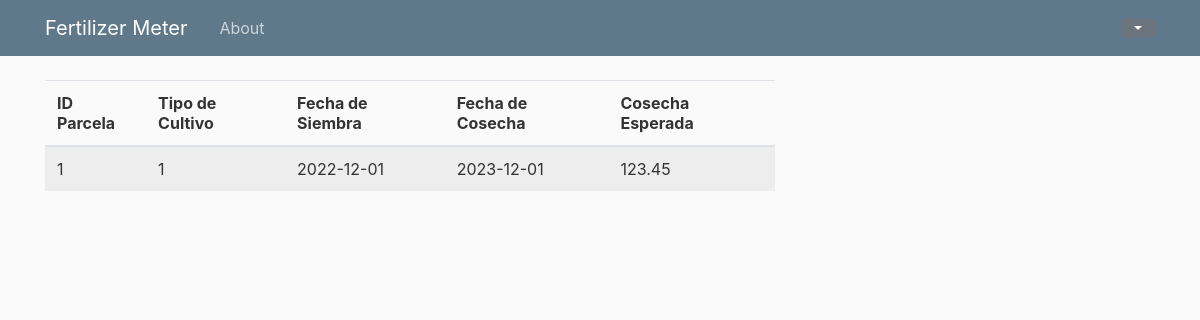
Page /land on the earlier database version.
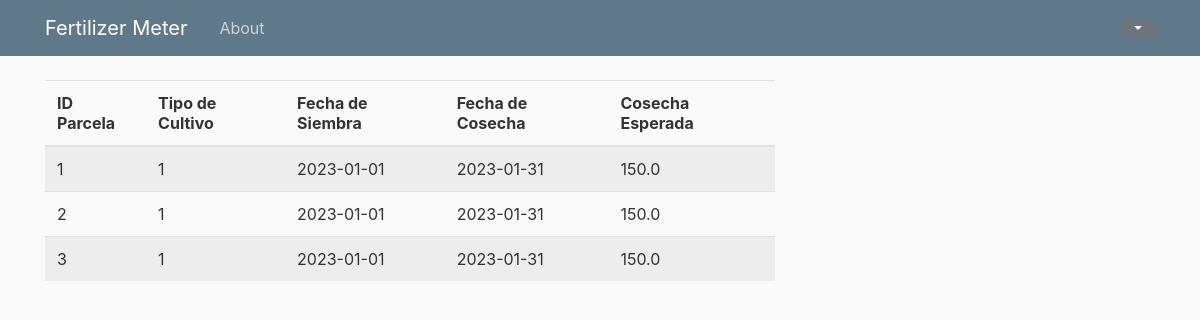
Same page on the later database version.
### WebApp/models.py (models this page shows)
class Farmland(db.Model):
    __tablename__ = 'farmlands'
    id = db.Column(db.Integer, primary_key=True)
    croptype_id = db.Column(db.Integer)
    sow_date = db.Column(db.Date)
    harvest_date = db.Column(db.Date)
    product_expected =  db.Column(db.Float)

### WebApp/routes.py (the view)
@app.route("/land")
def land_selection():
    lands = Farmland.query
    return render_template('land_selection.html', title='Land', lands=lands)

### WebApp/templates/land_selection.html (shortened to what this page needs)
{% extends "layout.html" %}
{% block content %}
  <table id="data" class="table table-striped">
    <thead>
      <tr>
        <th>ID Parcela</th>
        <th>Tipo de Cultivo</th>
        <th>Fecha de Siembra</th>
        <th>Fecha de Cosecha</th>
        <th>Cosecha Esperada</th>
      </tr>
    </thead>
    <tbody>
      {% for land in lands %}
        <tr>
          <td>{{ land.id }}</td>
          <td>{{ land.croptype_id }}</td>
          <td>{{ land.sow_date }}</td>
          <td>{{ land.harvest_date }}</td>
          <td>{{ land.product_expected }}</td>
        </tr>
      {% endfor %}
    </tbody>
  </table>
{% endblock %}

### WebApp/templates/layout.html (shortened to what this page needs)
<html>
<head>
    <link rel="stylesheet" href="https://maxcdn.bootstrapcdn.com/bootstrap/4.0.0/css/bootstrap.min.css">
    <link rel="stylesheet" type="text/css" href="{{ url_for('static', filename='main.css') }}">
    <link rel="stylesheet" type="text/css" href="https://cdn.datatables.net/1.10.25/css/dataTables.bootstrap5.css">
    <link rel="stylesheet" href="https://unpkg.com/leaflet@1.9.3/dist/leaflet.css"/>
    <link rel="stylesheet" href="https://unpkg.com/@geoman-io/leaflet-geoman-free@latest/dist/leaflet-geoman.css" />
    <link rel="stylesheet" href="https://cdnjs.cloudflare.com/ajax/libs/Leaflet.awesome-markers/2.0.2/leaflet.awesome-markers.css"/>
    <link rel="stylesheet" href="https://cdn.jsdelivr.net/gh/python-visualization/folium/folium/templates/leaflet.awesome.rotate.min.css"/>
    <link rel="stylesheet" href="https://maxcdn.bootstrapcdn.com/font-awesome/4.6.3/css/font-awesome.min.css"/>
    <link rel="stylesheet" href="https://cdnjs.cloudflare.com/ajax/libs/leaflet.draw/1.0.2/leaflet.draw.css"/>
    <link rel="stylesheet" href="https://unpkg.com/leaflet-control-geocoder/dist/Control.Geocoder.css"/>
</head>
<body>
    <header class="site-header">
      <nav class="navbar navbar-expand-md navbar-dark bg-steel fixed-top">
        <div class="container">
          <a class="navbar-brand mr-4" href="/">Fertilizer Meter</a>
          <div class="collapse navbar-collapse" id="navbarToggle">
            <div class="navbar-nav mr-auto">
              {% if current_user.is_authenticated %}
                  <a class="nav-item nav-link" href="{{ url_for('home') }}">Home</a>
                  <a class="nav-item nav-link" href="{{ url_for('about') }}">About</a>
                  <a class="nav-item nav-link" href="{{ url_for('land_selection') }}">Lands</a>
                  <a class="nav-item nav-link" href="{{ url_for('maps') }}">Indices</a>
                  <a class="nav-item nav-link" href="{{ url_for('insert_farmland_data') }}">Farmland</a>
                  <a class="nav-item nav-link" href="#">Fertilization</a>
              {% else %}
                  <a class="nav-item nav-link" href="{{ url_for('about') }}">About</a>
              {% endif %}
            </div>
            <div class="dropdown">
                <button class="btn btn-secondary dropdown-toggle" type="button" id="dropdownMenuButton" data-toggle="dropdown" aria-haspopup="true" aria-expanded="false"></button>
            </div>
          </div>
        </div>
      </nav>
    </header>
    <main role="main" class="container">
      <div class="row">
        <div class="col-md-8">
          {% block content %}{% endblock %}
        </div>
      </div>
    </main>
</body>
</html>

### WebApp/static/main.css (style rules this page uses)
body { background: #fafafa; color: #333333; margin-top: 5rem; }
.bg-steel { background-color: #5f788a; }
.site-header .navbar-nav .nav-link { color: #cbd5db; }

Differences in the rows shown:
changed Farmland id 1: sow_date "2022-12-01" → "2023-01-01"; harvest_date "2023-12-01" → "2023-01-31"; product_expected "123.45" → "150.0"
added Farmland: id "2", croptype_id "1", sow_date "2023-01-01", harvest_date "2023-01-31", product_expected "150.0"
added Farmland: id "3", croptype_id "1", sow_date "2023-01-01", harvest_date "2023-01-31", product_expected "150.0"
